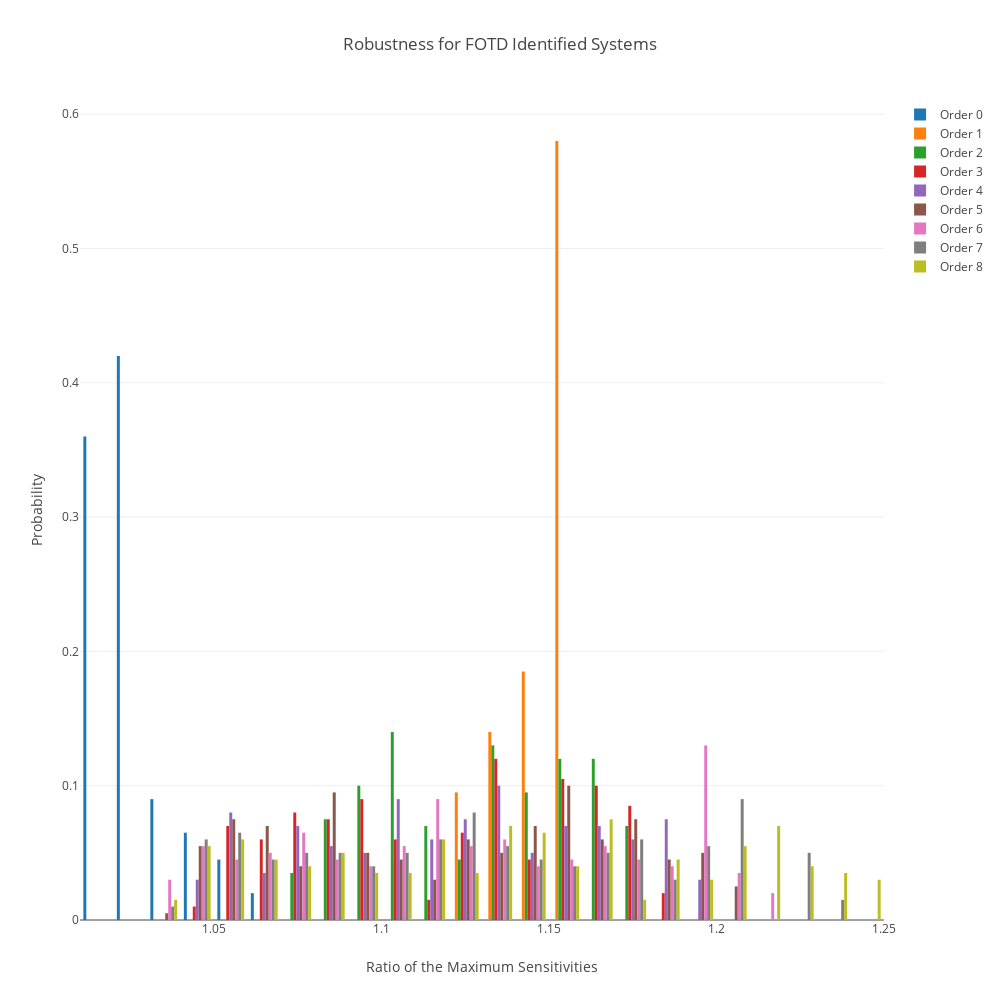

This figure's notebook cell:
### Code cell
layout = Layout(
                autosize = False,
                width = 1000,
                height = 1000,
                title='Robustness for FOTD Identified Systems',
    
                xaxis=dict(
                    title='Ratio of the Maximum Sensitivities'
                ),
    
                yaxis=dict(
                    title='Probability'
                )
)
fig = Figure(data=plot_Data, layout=layout)
iplot(fig, filename='styled histogram')

### Figure 1 — Plotly figure (JSON) as saved in the notebook; plotly's stock layout.template omitted (floating-point values rounded to 4 significant figures; data arrays with more than 128 entries replaced by an {"elided": "..."} marker saying what was removed)
{"data": [{"histnorm": "probability", "name": "Order 0", "type": "histogram", "x": {"elided": "200 float values"}}, {"histnorm": "probability", "name": "Order 1", "type": "histogram", "x": {"elided": "200 float values"}}, {"histnorm": "probability", "name": "Order 2", "type": "histogram", "x": {"elided": "200 float values"}}, {"histnorm": "probability", "name": "Order 3", "type": "histogram", "x": {"elided": "200 float values"}}, {"histnorm": "probability", "name": "Order 4", "type": "histogram", "x": {"elided": "200 float values"}}, {"histnorm": "probability", "name": "Order 5", "type": "histogram", "x": {"elided": "200 float values"}}, {"histnorm": "probability", "name": "Order 6", "type": "histogram", "x": {"elided": "200 float values"}}, {"histnorm": "probability", "name": "Order 7", "type": "histogram", "x": {"elided": "200 float values"}}, {"histnorm": "probability", "name": "Order 8", "type": "histogram", "x": {"elided": "200 float values"}}], "layout": {"autosize": false, "height": 1000, "title": "Robustness for FOTD Identified Systems", "width": 1000, "xaxis": {"title": "Ratio of the Maximum Sensitivities"}, "yaxis": {"title": "Probability"}}}
